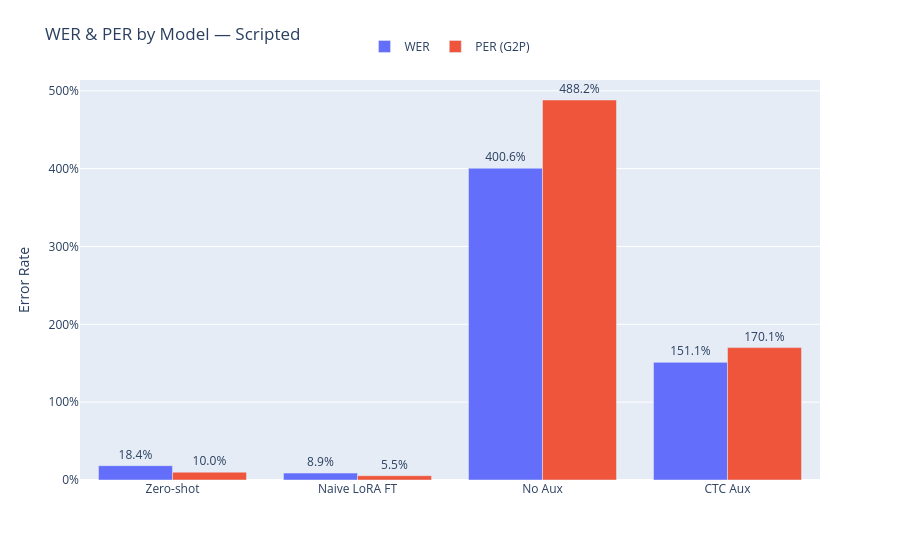
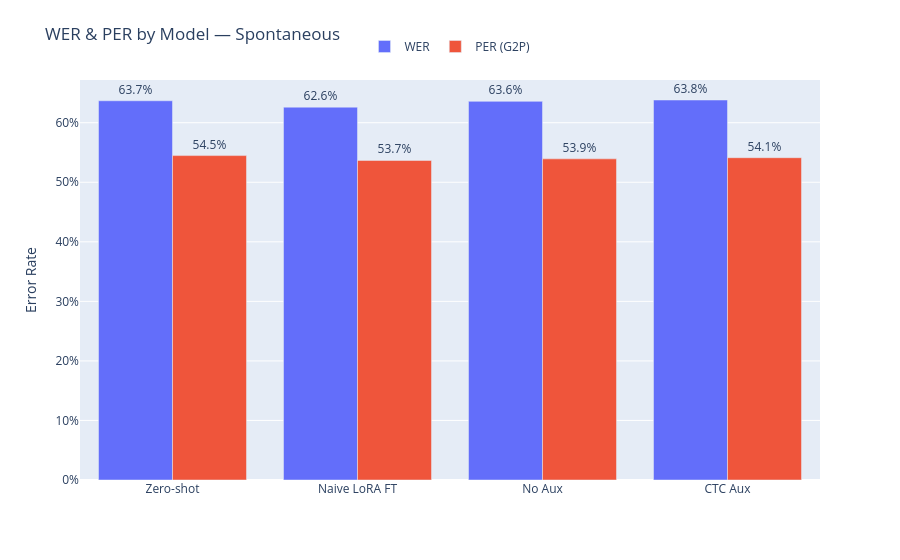

The notebook cell these images were saved under, in order:
### Code cell
# ── Bar charts: WER and PER side-by-side, one figure per split ───────────────
for split in SPLITS:
    sub = overall_df[overall_df["Split"] == split].dropna(subset=["WER"])
    if sub.empty:
        continue

    fig = go.Figure()
    fig.add_trace(go.Bar(
        name         = "WER",
        x            = sub["Model"].tolist(),
        y            = sub["WER"].tolist(),
        text         = [f"{v:.1%}" for v in sub["WER"]],
        textposition = "outside",
    ))
    if sub["PER (G2P)"].notna().any():
        fig.add_trace(go.Bar(
            name         = "PER (G2P)",
            x            = sub["Model"].tolist(),
            y            = sub["PER (G2P)"].tolist(),
            text         = [f"{v:.1%}" if pd.notna(v) else "" for v in sub["PER (G2P)"]],
            textposition = "outside",
        ))
    fig.update_layout(
        title   = f"WER & PER by Model — {split.capitalize()}",
        barmode = "group",
        yaxis   = dict(title="Error Rate", tickformat=".0%"),
        legend  = dict(orientation="h", y=1.12, xanchor="center", x=0.5),
        margin  = dict(t=80),
    )
    fig.show()

### Figure 1 — Plotly figure (JSON) as saved in the notebook; plotly's stock layout.template omitted (floating-point values rounded to 4 significant figures)
{"data": [{"name": "WER", "text": ["18.4%", "8.9%", "400.6%", "151.1%"], "textposition": "outside", "type": "bar", "x": ["Zero-shot", "Naive LoRA FT", "No Aux", "CTC Aux"], "y": [0.1841, 0.08892, 4.006, 1.511]}, {"name": "PER (G2P)", "text": ["10.0%", "5.5%", "488.2%", "170.1%"], "textposition": "outside", "type": "bar", "x": ["Zero-shot", "Naive LoRA FT", "No Aux", "CTC Aux"], "y": [0.1004, 0.0549, 4.882, 1.701]}], "layout": {"barmode": "group", "legend": {"orientation": "h", "x": 0.5, "xanchor": "center", "y": 1.12}, "margin": {"t": 80}, "title": {"text": "WER & PER by Model — Scripted"}, "yaxis": {"tickformat": ".0%", "title": {"text": "Error Rate"}}}}

### Figure 2 — Plotly figure (JSON) as saved in the notebook; plotly's stock layout.template omitted (floating-point values rounded to 4 significant figures)
{"data": [{"name": "WER", "text": ["63.7%", "62.6%", "63.6%", "63.8%"], "textposition": "outside", "type": "bar", "x": ["Zero-shot", "Naive LoRA FT", "No Aux", "CTC Aux"], "y": [0.6369, 0.6261, 0.6359, 0.6382]}, {"name": "PER (G2P)", "text": ["54.5%", "53.7%", "53.9%", "54.1%"], "textposition": "outside", "type": "bar", "x": ["Zero-shot", "Naive LoRA FT", "No Aux", "CTC Aux"], "y": [0.5448, 0.5366, 0.5393, 0.5412]}], "layout": {"barmode": "group", "legend": {"orientation": "h", "x": 0.5, "xanchor": "center", "y": 1.12}, "margin": {"t": 80}, "title": {"text": "WER & PER by Model — Spontaneous"}, "yaxis": {"tickformat": ".0%", "title": {"text": "Error Rate"}}}}
